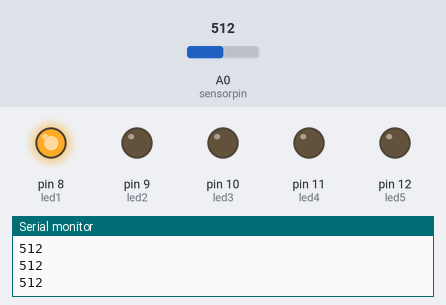
Bench run of a sketch on a simulated Arduino Uno, built with avr-gcc and run on an emulated ATmega328P. Shown: output pins drawn as LEDs (lit = HIGH), the last lines printed to the serial monitor. The test bench sets the inputs (shaded band); at power-on: A0 (sensorpin) = 512.

Above: at 1.2 s.
1.3 s: A0 (sensorpin) set to 488
At 2.5 s:
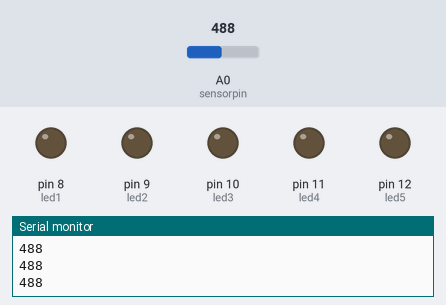
2.8 s: A0 (sensorpin) set to 610
At 3.7 s:
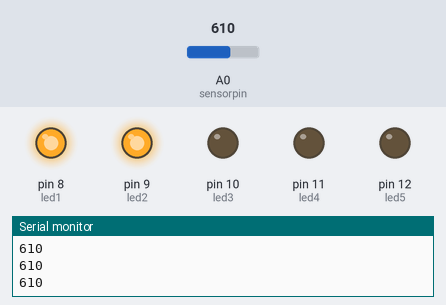
4.3 s: A0 (sensorpin) set to 684
5.8 s: A0 (sensorpin) set to 719
At 7.0 s:
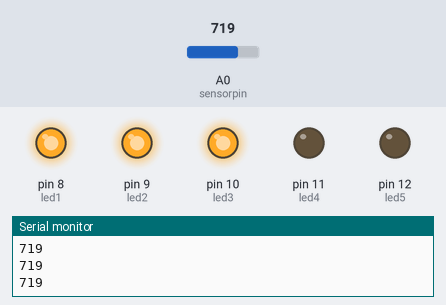
7.3 s: A0 (sensorpin) set to 791
8.8 s: A0 (sensorpin) set to 815
At 9.5 s:
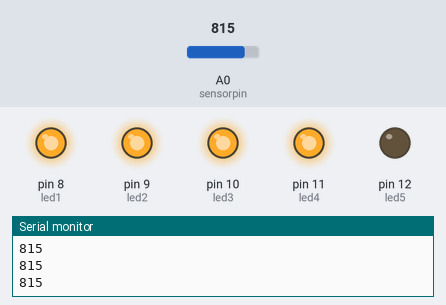
Timing chart, 0 to 11.3 s (numbered marks = the images above; inputs shaded):
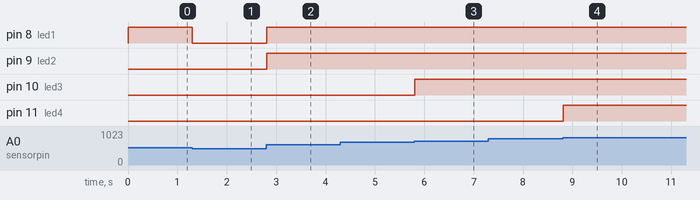

Measured:
- the behaviour switches between 501 and 500 on A0 (sensorpin) (found by bisection; images 0 and 1)
- the behaviour switches between 700 and 701 on A0 (sensorpin) (found by bisection; images 2 and 3)
- the behaviour switches between 800 and 801 on A0 (sensorpin) (found by bisection; images 3 and 4)
- after the input at 1.3 s, pin 8 (led1): HIGH → LOW at once
- after the input at 2.8 s, pin 8 (led1), pin 9 (led2): LOW → HIGH at once
- after the input at 5.8 s, pin 10 (led3): LOW → HIGH at once
- after the input at 8.8 s, pin 11 (led4): LOW → HIGH at once

The sketch:

copy_of_force_sensor1.ino
```cpp
// www.sciencebuddies.org

// declare variables
int sensorpin = A0;  // sensor pin
int sensor;          // sensor readings
// LED pins
int led1 = 8;
int led2 = 9;
int led3 = 10;
int led4 = 11;
int led5 = 12;

void setup() {
  // put your setup code here, to run once:
  // set LED pins as outputs
  pinMode(led1,OUTPUT);
  pinMode(led2,OUTPUT);
  pinMode(led3,OUTPUT);
  pinMode(led4,OUTPUT);
  pinMode(led5,OUTPUT);
  // initialize serial communication
  Serial.begin(9600);
}

void loop() {
  // put your main code here, to run repeatedly:
  // read sensor value
  sensor = analogRead(sensorpin);
  // print sensor value
  Serial.println(sensor);
  // turn on LEDs if sensor reading
  // exceeds a certain threshold
  if(sensor>900){
    digitalWrite(led1,HIGH);
    digitalWrite(led2,HIGH);
    digitalWrite(led3,HIGH);
    digitalWrite(led4,HIGH);
    digitalWrite(led5,HIGH);
  }
  else if(sensor>800){
    digitalWrite(led1,HIGH);
    digitalWrite(led2,HIGH);
    digitalWrite(led3,HIGH);
    digitalWrite(led4,HIGH);
    digitalWrite(led5,LOW);
  }
  else if(sensor>700){
    digitalWrite(led1,HIGH);
    digitalWrite(led2,HIGH);
    digitalWrite(led3,HIGH);
    digitalWrite(led4,LOW);
    digitalWrite(led5,LOW);
  }
  else if(sensor>600){
    digitalWrite(led1,HIGH);
    digitalWrite(led2,HIGH);
    digitalWrite(led3,LOW);
    digitalWrite(led4,LOW);
    digitalWrite(led5,LOW);
  }
  else if(sensor>500){
    digitalWrite(led1,HIGH);
    digitalWrite(led2,LOW);
    digitalWrite(led3,LOW);
    digitalWrite(led4,LOW);
    digitalWrite(led5,LOW);
  }
  else{
    digitalWrite(led1,LOW);
    digitalWrite(led2,LOW);
    digitalWrite(led3,LOW);
    digitalWrite(led4,LOW);
    digitalWrite(led5,LOW);
  }
}
```
